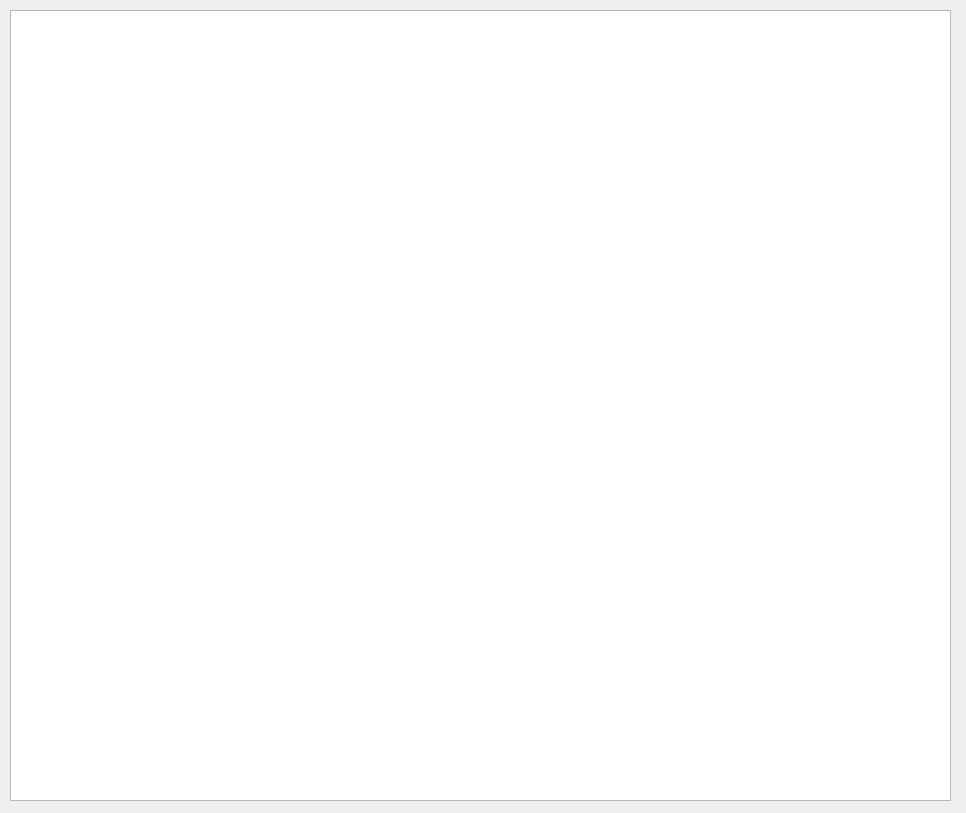
<?xml version="1.0" encoding="UTF-8"?>
<ui version="4.0">
 <class>Dialog</class>
 <widget class="QDialog" name="Dialog">
  <property name="geometry">
   <rect>
    <x>0</x>
    <y>0</y>
    <width>966</width>
    <height>813</height>
   </rect>
  </property>
  <property name="windowTitle">
   <string>Dialog</string>
  </property>
  <widget class="QGraphicsView" name="graphicsView">
   <property name="geometry">
    <rect>
     <x>10</x>
     <y>10</y>
     <width>941</width>
     <height>791</height>
    </rect>
   </property>
   <property name="resizeAnchor">
    <enum>QGraphicsView::AnchorViewCenter</enum>
   </property>
  </widget>
 </widget>
 <resources/>
 <connections/>
</ui>
